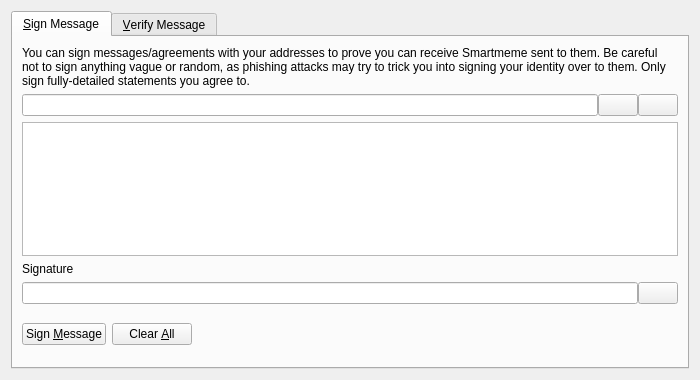
<?xml version="1.0" encoding="UTF-8"?>
<ui version="4.0">
 <class>SignVerifyMessageDialog</class>
 <widget class="QDialog" name="SignVerifyMessageDialog">
  <property name="geometry">
   <rect>
    <x>0</x>
    <y>0</y>
    <width>700</width>
    <height>380</height>
   </rect>
  </property>
  <property name="windowTitle">
   <string>Signatures - Sign / Verify a Message</string>
  </property>
  <property name="modal">
   <bool>true</bool>
  </property>
  <layout class="QVBoxLayout" name="verticalLayout">
   <item>
    <widget class="QTabWidget" name="tabWidget">
     <property name="currentIndex">
      <number>0</number>
     </property>
     <widget class="QWidget" name="tabSignMessage">
      <attribute name="title">
       <string>&amp;Sign Message</string>
      </attribute>
      <layout class="QVBoxLayout" name="verticalLayout_SM">
       <item>
        <widget class="QLabel" name="infoLabel_SM">
         <property name="text">
          <string>You can sign messages/agreements with your addresses to prove you can receive Smartmeme sent to them. Be careful not to sign anything vague or random, as phishing attacks may try to trick you into signing your identity over to them. Only sign fully-detailed statements you agree to.</string>
         </property>
         <property name="textFormat">
          <enum>Qt::PlainText</enum>
         </property>
         <property name="wordWrap">
          <bool>true</bool>
         </property>
        </widget>
       </item>
       <item>
        <layout class="QHBoxLayout" name="horizontalLayout_1_SM">
         <property name="spacing">
          <number>0</number>
         </property>
         <item>
          <widget class="QValidatedLineEdit" name="addressIn_SM">
           <property name="toolTip">
            <string>The Smartmeme address to sign the message with</string>
           </property>
          </widget>
         </item>
         <item>
          <widget class="QPushButton" name="addressBookButton_SM">
           <property name="toolTip">
            <string>Choose previously used address</string>
           </property>
           <property name="text">
            <string/>
           </property>
           <property name="shortcut">
            <string>Alt+A</string>
           </property>
           <property name="autoDefault">
            <bool>false</bool>
           </property>
          </widget>
         </item>
         <item>
          <widget class="QPushButton" name="pasteButton_SM">
           <property name="toolTip">
            <string>Paste address from clipboard</string>
           </property>
           <property name="text">
            <string/>
           </property>
           <property name="shortcut">
            <string>Alt+P</string>
           </property>
           <property name="autoDefault">
            <bool>false</bool>
           </property>
          </widget>
         </item>
        </layout>
       </item>
       <item>
        <widget class="QPlainTextEdit" name="messageIn_SM">
         <property name="toolTip">
          <string>Enter the message you want to sign here</string>
         </property>
        </widget>
       </item>
       <item>
        <widget class="QLabel" name="signatureLabel_SM">
         <property name="text">
          <string>Signature</string>
         </property>
         <property name="textFormat">
          <enum>Qt::PlainText</enum>
         </property>
        </widget>
       </item>
       <item>
        <layout class="QHBoxLayout" name="horizontalLayout_2_SM">
         <property name="spacing">
          <number>0</number>
         </property>
         <item>
          <widget class="QLineEdit" name="signatureOut_SM">
           <property name="font">
            <font>
             <italic>true</italic>
            </font>
           </property>
           <property name="readOnly">
            <bool>true</bool>
           </property>
          </widget>
         </item>
         <item>
          <widget class="QPushButton" name="copySignatureButton_SM">
           <property name="toolTip">
            <string>Copy the current signature to the system clipboard</string>
           </property>
           <property name="text">
            <string/>
           </property>
           <property name="autoDefault">
            <bool>false</bool>
           </property>
          </widget>
         </item>
        </layout>
       </item>
       <item>
        <layout class="QHBoxLayout" name="horizontalLayout_3_SM">
         <item>
          <widget class="QPushButton" name="signMessageButton_SM">
           <property name="toolTip">
            <string>Sign the message to prove you own this Smartmeme address</string>
           </property>
           <property name="text">
            <string>Sign &amp;Message</string>
           </property>
           <property name="autoDefault">
            <bool>false</bool>
           </property>
          </widget>
         </item>
         <item>
          <widget class="QPushButton" name="clearButton_SM">
           <property name="toolTip">
            <string>Reset all sign message fields</string>
           </property>
           <property name="text">
            <string>Clear &amp;All</string>
           </property>
           <property name="autoDefault">
            <bool>false</bool>
           </property>
          </widget>
         </item>
         <item>
          <spacer name="horizontalSpacer_1_SM">
           <property name="orientation">
            <enum>Qt::Horizontal</enum>
           </property>
           <property name="sizeHint" stdset="0">
            <size>
             <width>40</width>
             <height>48</height>
            </size>
           </property>
          </spacer>
         </item>
         <item>
          <widget class="QLabel" name="statusLabel_SM">
           <property name="font">
            <font>
             <weight>75</weight>
             <bold>true</bold>
            </font>
           </property>
           <property name="text">
            <string/>
           </property>
           <property name="wordWrap">
            <bool>true</bool>
           </property>
          </widget>
         </item>
         <item>
          <spacer name="horizontalSpacer_2_SM">
           <property name="orientation">
            <enum>Qt::Horizontal</enum>
           </property>
           <property name="sizeHint" stdset="0">
            <size>
             <width>40</width>
             <height>48</height>
            </size>
           </property>
          </spacer>
         </item>
        </layout>
       </item>
      </layout>
     </widget>
     <widget class="QWidget" name="tabVerifyMessage">
      <attribute name="title">
       <string>&amp;Verify Message</string>
      </attribute>
      <layout class="QVBoxLayout" name="verticalLayout_VM">
       <item>
        <widget class="QLabel" name="infoLabel_VM">
         <property name="text">
          <string>Enter the receiver's address, message (ensure you copy line breaks, spaces, tabs, etc. exactly) and signature below to verify the message. Be careful not to read more into the signature than what is in the signed message itself, to avoid being tricked by a man-in-the-middle attack. Note that this only proves the signing party receives with the address, it cannot prove sendership of any transaction!</string>
         </property>
         <property name="textFormat">
          <enum>Qt::PlainText</enum>
         </property>
         <property name="alignment">
          <set>Qt::AlignLeading|Qt::AlignLeft|Qt::AlignTop</set>
         </property>
         <property name="wordWrap">
          <bool>true</bool>
         </property>
        </widget>
       </item>
       <item>
        <layout class="QHBoxLayout" name="horizontalLayout_1_VM">
         <property name="spacing">
          <number>0</number>
         </property>
         <item>
          <widget class="QValidatedLineEdit" name="addressIn_VM">
           <property name="toolTip">
            <string>The Smartmeme address the message was signed with</string>
           </property>
          </widget>
         </item>
         <item>
          <widget class="QPushButton" name="addressBookButton_VM">
           <property name="toolTip">
            <string>Choose previously used address</string>
           </property>
           <property name="text">
            <string/>
           </property>
           <property name="shortcut">
            <string>Alt+A</string>
           </property>
           <property name="autoDefault">
            <bool>false</bool>
           </property>
          </widget>
         </item>
        </layout>
       </item>
       <item>
        <widget class="QPlainTextEdit" name="messageIn_VM"/>
       </item>
       <item>
        <widget class="QValidatedLineEdit" name="signatureIn_VM"/>
       </item>
       <item>
        <layout class="QHBoxLayout" name="horizontalLayout_2_VM">
         <item>
          <widget class="QPushButton" name="verifyMessageButton_VM">
           <property name="toolTip">
            <string>Verify the message to ensure it was signed with the specified Smartmeme address</string>
           </property>
           <property name="text">
            <string>Verify &amp;Message</string>
           </property>
           <property name="autoDefault">
            <bool>false</bool>
           </property>
          </widget>
         </item>
         <item>
          <widget class="QPushButton" name="clearButton_VM">
           <property name="toolTip">
            <string>Reset all verify message fields</string>
           </property>
           <property name="text">
            <string>Clear &amp;All</string>
           </property>
           <property name="autoDefault">
            <bool>false</bool>
           </property>
          </widget>
         </item>
         <item>
          <spacer name="horizontalSpacer_1_VM">
           <property name="orientation">
            <enum>Qt::Horizontal</enum>
           </property>
           <property name="sizeHint" stdset="0">
            <size>
             <width>40</width>
             <height>48</height>
            </size>
           </property>
          </spacer>
         </item>
         <item>
          <widget class="QLabel" name="statusLabel_VM">
           <property name="font">
            <font>
             <weight>75</weight>
             <bold>true</bold>
            </font>
           </property>
           <property name="text">
            <string/>
           </property>
           <property name="wordWrap">
            <bool>true</bool>
           </property>
          </widget>
         </item>
         <item>
          <spacer name="horizontalSpacer_2_VM">
           <property name="orientation">
            <enum>Qt::Horizontal</enum>
           </property>
           <property name="sizeHint" stdset="0">
            <size>
             <width>40</width>
             <height>48</height>
            </size>
           </property>
          </spacer>
         </item>
        </layout>
       </item>
      </layout>
     </widget>
    </widget>
   </item>
  </layout>
 </widget>
 <customwidgets>
  <customwidget>
   <class>QValidatedLineEdit</class>
   <extends>QLineEdit</extends>
   <header>qvalidatedlineedit.h</header>
  </customwidget>
 </customwidgets>
 <resources>
  <include location="../smartmeme.qrc"/>
 </resources>
 <connections/>
</ui>
